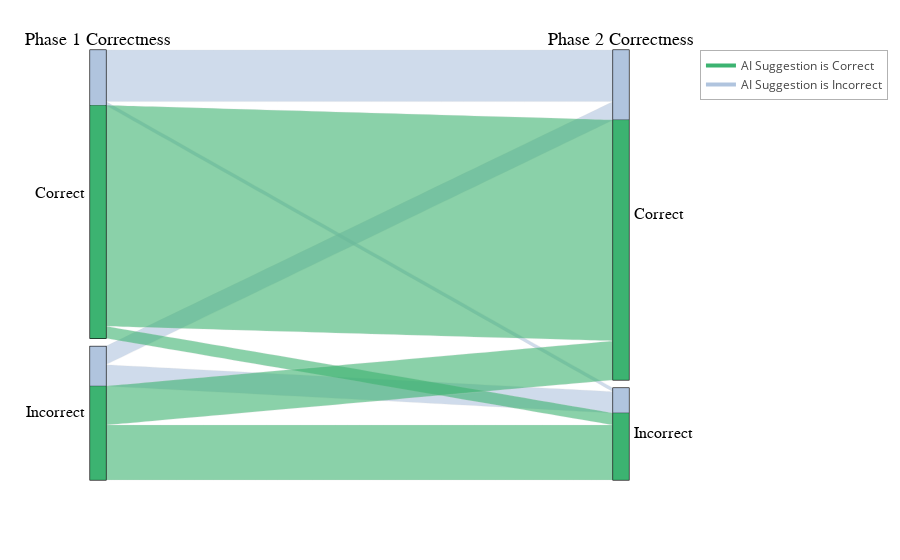

Write notebook code for a chart like this one.
### Code cell
# user acc across steps
df = load_data()
df_low = df[df['familiar_with_diabetes'] <= 4]
df_high = df[df['familiar_with_diabetes'] > 4]
data = {
    'ai_correct': [],
    's1_correct': [],
    's2_correct': [],
    's3_correct': []
}

for index, row in df.iterrows():
    ai,s1,s2,s3 = 0,0,0,0
    for i in range(1, 21):
        if row[f"{i}_ai"] == row[f"{i}_gt"]: 
            data['ai_correct'].append(True)
        else:
            data['ai_correct'].append(False)
        if row[f"{i}_1"] == row[f"{i}_ai"]: 
            data['s1_correct'].append("Correct")
        else:
            data['s1_correct'].append("Incorrect")
        if row[f"{i}_2"] == row[f"{i}_ai"]: 
            data['s2_correct'].append("Correct")
        else:
            data['s2_correct'].append("Incorrect")
        if row[f"{i}_3"] == row[f"{i}_ai"]: 
            data['s3_correct'].append("Correct")
        else:
            data['s3_correct'].append("Incorrect")
data = pd.DataFrame(data)

# plot_parallel(data, True)
# plot_parallel(data, False)
print(data.shape)
plot_parallel(data)

### Figure 1 — Plotly figure (JSON) as saved in the notebook; plotly's stock layout.template omitted (floating-point values rounded to 4 significant figures; data arrays with more than 128 entries replaced by an {"elided": "..."} marker saying what was removed)
{"data": [{"arrangement": "freeform", "dimensions": [{"categoryarray": ["Correct", "Incorrect"], "label": "Phase 1 Correctness", "values": {"elided": "2160 str values"}}, {"categoryarray": ["Correct", "Incorrect"], "label": "Phase 2 Correctness", "values": {"elided": "2160 str values"}}], "hoverinfo": "count+probability", "hoveron": "color", "labelfont": {"color": "black", "family": "Times", "size": 18}, "line": {"color": {"elided": "2160 int values"}, "colorscale": [[0, "lightsteelblue"], [1, "mediumseagreen"]]}, "tickfont": {"color": "black", "family": "Times", "size": 16}, "type": "parcats"}, {"line": {"color": "mediumseagreen", "width": 4}, "mode": "lines", "name": "AI Suggestion is Correct", "showlegend": true, "type": "scatter", "x": [null], "xaxis": "x2", "y": [null], "yaxis": "y2"}, {"line": {"color": "lightsteelblue", "width": 4}, "mode": "lines", "name": "AI Suggestion is Incorrect", "showlegend": true, "type": "scatter", "x": [null], "xaxis": "x2", "y": [null], "yaxis": "y2"}], "layout": {"legend": {"bgcolor": "rgba(255, 255, 255, 0.8)", "bordercolor": "rgba(0, 0, 0, 0.3)", "borderwidth": 1, "x": 1.05, "xanchor": "left", "y": 1, "yanchor": "top"}, "margin": {"l": 50, "r": 150, "t": 50}, "paper_bgcolor": "white", "plot_bgcolor": "white", "showlegend": true, "xaxis": {"showgrid": false, "visible": false}, "xaxis2": {"showgrid": false, "visible": false}, "yaxis": {"showgrid": false, "visible": false}, "yaxis2": {"showgrid": false, "visible": false}}}
